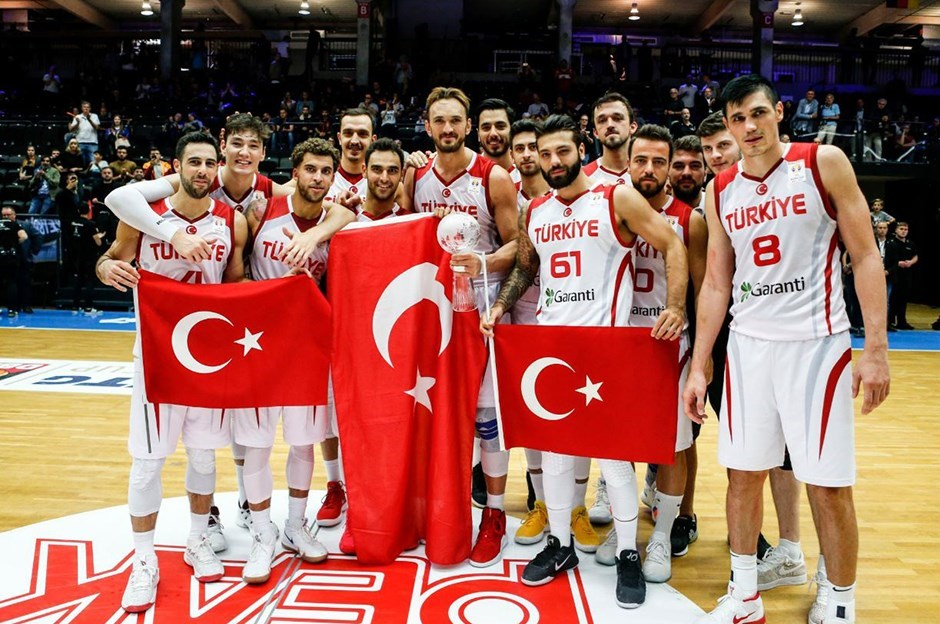
#> input picture MachineLearning/1.jpg, 940 x 624 px
$ python 97ML1.py
#> lines starting #> are read from the running program, lines starting #| are printed output that depends on the picture; after the words box and inside, x2 and y2 are one past the last pixel; in counts of white or black regions, pixels touching at a corner belong together
# original code from: https://techtutorialsx.com/2017/05/02/python-opencv-face-detection-and-counting/
# face_count.py
# faces also checked for the existence of eyes, lips and nose
# Instead of ascii fonts, utf-8 fonts are used

import numpy as np
import cv2
from PIL import Image, ImageDraw, ImageFont
import sys
print(sys.path)


faceCascade = cv2.CascadeClassifier('Cascades/haarcascade_frontalface_default.xml')
eyeCascade = cv2.CascadeClassifier('Cascades/haarcascade_eye.xml')
smileCascade = cv2.CascadeClassifier('Cascades/haarcascade_smile.xml')
noseCascade = cv2.CascadeClassifier('Cascades/haarcascade_mcs_nose.xml')

no_check = False

def print_text(image):  # only english characters
    cv2.putText(image, "Belirlenen yüz sayısı: " + str(faces.shape[0]), (0, image.shape[0] - 10),
                cv2.FONT_HERSHEY_TRIPLEX, 0.5, (0, 0, 0), 1)

def print_utf8_text(image, text, color):  # utf-8 characters
    fontName = 'arial.ttf'  # 'FreeSansBold.ttf' # 'FreeMono.ttf' 'FreeSerifBold.ttf'
    font = ImageFont.truetype(fontName, 18)  # select font
    img_pil = Image.fromarray(image)  # convert image to pillow mode
    draw = ImageDraw.Draw(img_pil)  # prepare image
    draw.text((0, image.shape[0] - 30), text, font=font,
              fill=(color[0], color[1], color[2], 0))  # b,g,r,a
    image = np.array(img_pil)  # convert image to cv2 mode (numpy.array())
    return image

# Check whether face contains any of eyes, lips and nose
def it_contains_eyes(frame, gray, x, y, w, h):
    if no_check: return True
    roi_gray = gray[y:y + h, x:x + w]

    eyes = eyeCascade.detectMultiScale(
        roi_gray,
        scaleFactor=1.05,
        minNeighbors=3,
        minSize=(20, 20)
    )
    count = 0
    for (ex, ey, ew, eh) in eyes:
        count += 1
    if count > 1:
        return True

    smiles = smileCascade.detectMultiScale(
        roi_gray,
        scaleFactor=1.5,
        minNeighbors=5,
        minSize=(3, 3)
    )
    if len(smiles) > 0: return True

    noses = noseCascade.detectMultiScale(
        roi_gray,
        scaleFactor=1.5,
        minNeighbors=5,
        minSize=(3, 3)
    )
    if len(noses) > 0: return True

    return False

imageNames = ['1.jpg','2.png']
for imageName in imageNames:
    image = cv2.imread(imageName)
#> image is the input picture: shape (624, 940, 3); mean B, G, R 88.6, 101, 147.8

    grayImage = cv2.cvtColor(image, cv2.COLOR_BGR2GRAY)
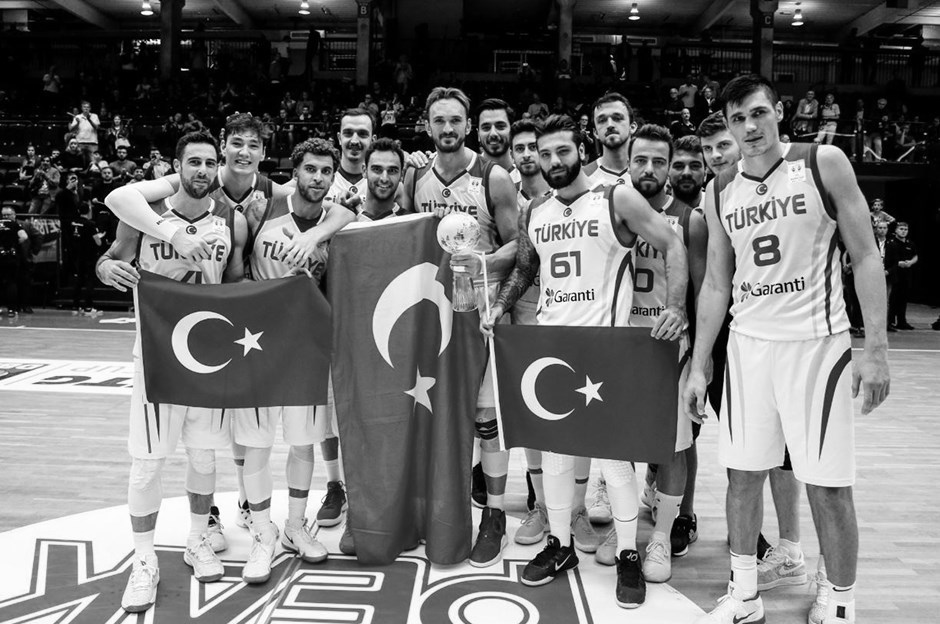
#> grayImage: shape (624, 940); min 0, max 255, mean 113.6

    faces = faceCascade.detectMultiScale(grayImage)
#> faces = 15 rows, first 6: [506, 133, 40, 40], [664, 148, 47, 47], [586, 100, 50, 50], [470, 108, 47, 47], [330, 114, 51, 51], [176, 142, 53, 53]

    print(type(faces))
#| <class 'numpy.ndarray'>

    if len(faces) == 0:
        print("Yüz bulunamadı")
    else:
        print(faces)
#> (printed output is left out)
        print(faces.shape)
#| (15, 4)
        print("Belirlenen yüz sayısı: " + str(faces.shape[0]))
#| Belirlenen yüz sayısı: 15

        say = 0
        for (x, y, w, h) in faces:
            if it_contains_eyes(image, grayImage, x, y, w, h):
                say += 1
                cv2.rectangle(image, (x, y), (x + w, y + h), (0, 255, 0), 1)
#> this loop made 15 passes
#> (x, y, w, h, eyes in it_contains_eyes, say) on pass 14: (717, 92, 64, 64, [[30, 8, 23, 23], [10, 14, 22, 22]], 1)
#> pass 1, in it_contains_eyes, `roi_gray = gray[y:y + h, x:x + w]`:
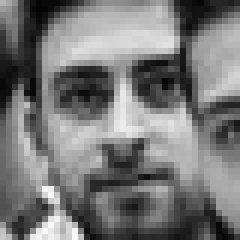
#> roi_gray: shape (40, 40) (shown 6 times larger); min 3, max 250, mean 120.1
#> pass 2, in it_contains_eyes (call 2), `roi_gray = gray[y:y + h, x:x + w]`:
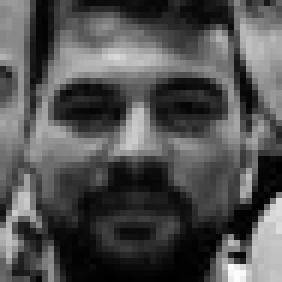
#> roi_gray: shape (47, 47) (shown 6 times larger); min 0, max 252, mean 81
#> pass 3, in it_contains_eyes (call 3), `roi_gray = gray[y:y + h, x:x + w]`:
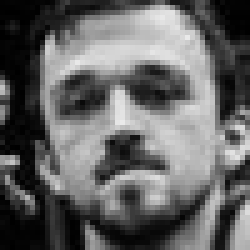
#> roi_gray: shape (50, 50) (shown 5 times larger); min 0, max 234, mean 99.7
#> after the loop:
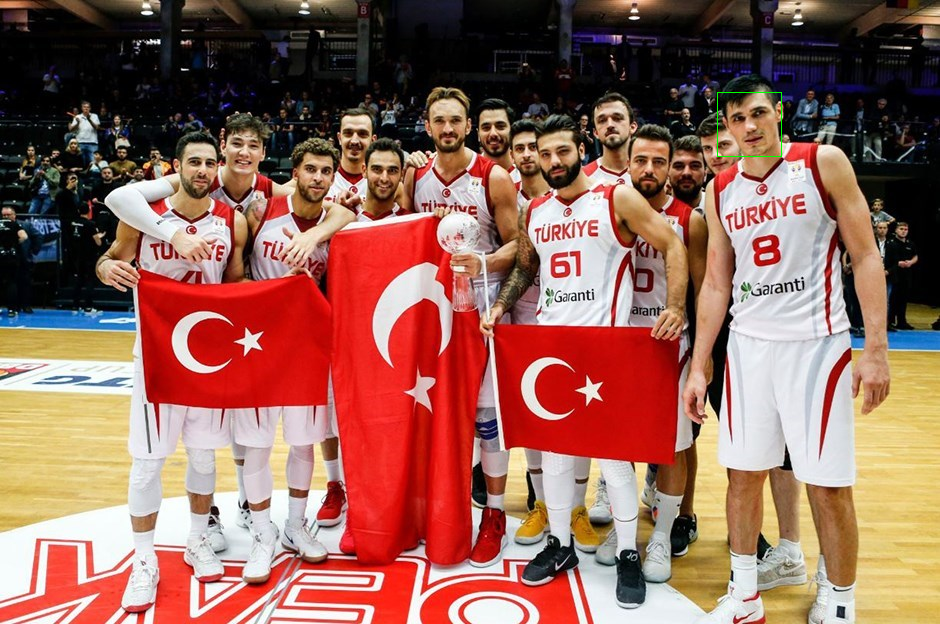
#> image: shape (624, 940, 3); 0.04% of pixels changed, all inside (x1, y1, x2, y2) = (717, 92, 782, 157)
#> after the loop, say = 1

        cv2.rectangle(image, ((0, image.shape[0] - 25)), (270, image.shape[0]), (255, 255, 255), -1)
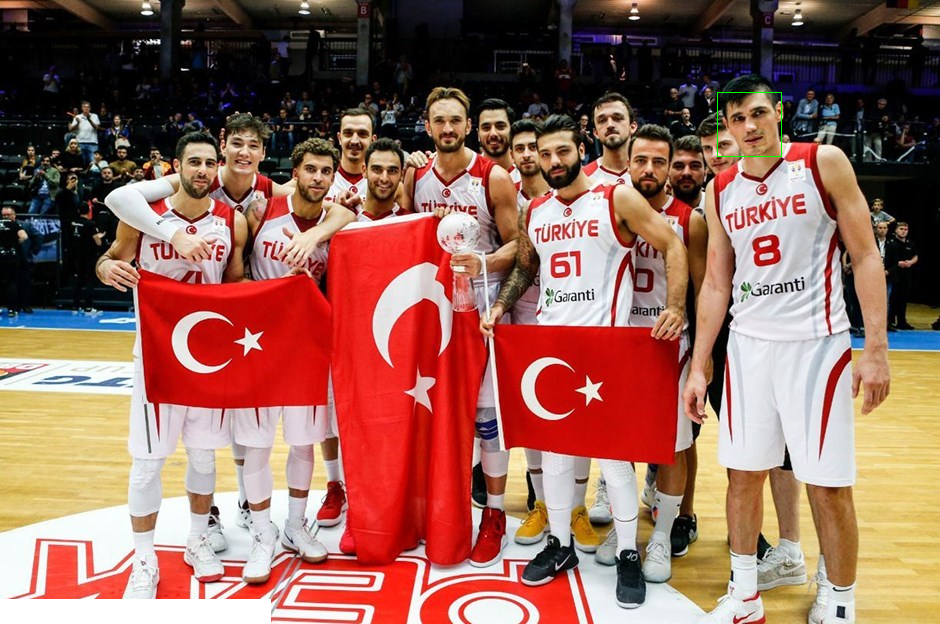
#> image: shape (624, 940, 3); 1.15% of pixels changed, all inside (x1, y1, x2, y2) = (0, 599, 271, 624)
        # print_text()
        text = "Belirlenen yüz sayısı: " + str(say)  # , (0, image.shape[0] - 10)
#> text = 'Belirlenen yüz sayısı: 1'
        color = (0, 0, 0)
        image = print_utf8_text(image, text, color)
#> in print_utf8_text, `image = np.array(img_pil)`:
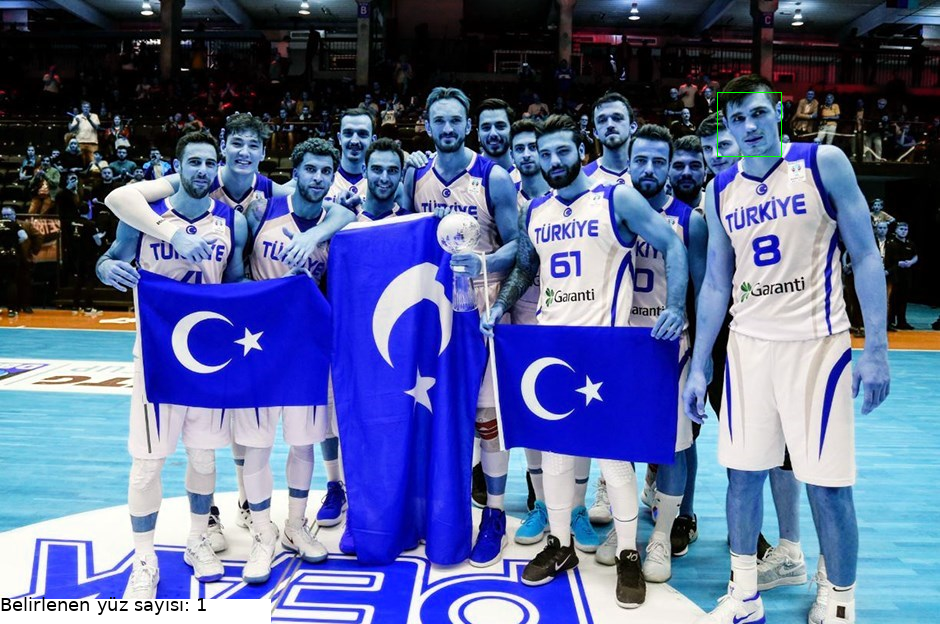
#> image: shape (624, 940, 3); mean R, G, B 89.8, 102.2, 147.7

        cv2.imshow('Imaj', image)
        cv2.waitKey(0)
        cv2.destroyAllWindows()
#> pass 2 of the loop `for imageName in imageNames:`:
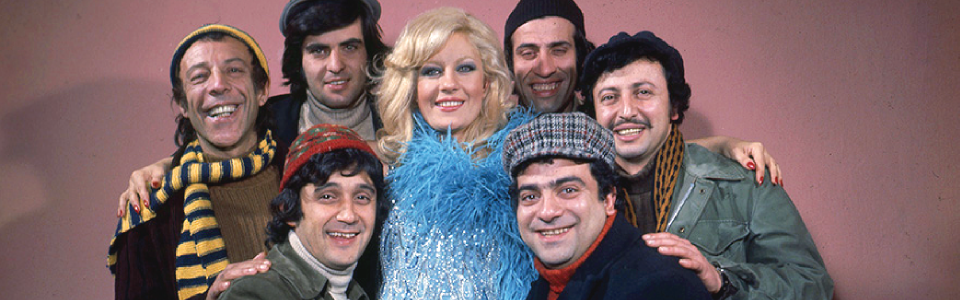
#> input picture MachineLearning/2.png, 1920 x 600 px (shown at 1/2 size)
#> image is the input picture: shape (600, 1920, 3); mean B, G, R 103.6, 100.7, 121.8
#> grayImage: shape (600, 1920)
#> faces = [[1356, 329, 86, 86], [1001, 36, 169, 169], [819, 202, 152, 152], [602, 327, 179, 179], [585, 37, 167, 167], [809, 74, 173, 173], [747, 84, 166, 166], [1164, 119, 186, 186], [340, 76, 184, 184], [996, 305, 209, 209]]
#| <class 'numpy.ndarray'>
#| [[1356  329   86   86]
#|  [1001   36  169  169]
#|  [ 819  202  152  152]
#|  [ 602  327  179  179]
#|  [ 585   37  167  167]
#|  [ 809   74  173  173]
#> (further printed lines are left out)
#| (10, 4)
#| Belirlenen yüz sayısı: 10
#> the loop `for (x, y, w, h) in faces:` made 10 passes
#> (x, y, w, h, eyes in it_contains_eyes) on passes 1, 2, 4, 5, 6: (1356, 329, 86, 86, [[36, 40, 23, 23]]), (1001, 36, 169, 169, [[94, 45, 42, 42], [28, 35, 59, 59]]), (602, 327, 179, 179, [[98, 48, 43, 43], [26, 44, 48, 48]]), (585, 37, 167, 167, [[113, 46, 25, 25], [87, 38, 39, 39], [36, 41, 49, 49]]), (809, 74, 173, 173, [[98, 42, 43, 43], [58, 109, 51, 51], [32, 44, 48, 48]])
#> after the loop `for (x, y, w, h) in faces:`:
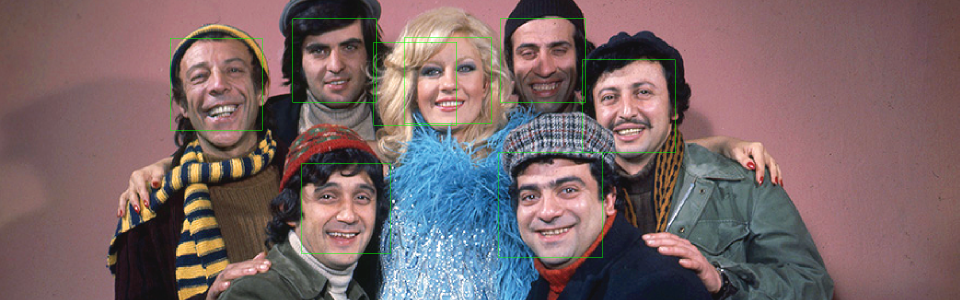
#> image: shape (600, 1920, 3) (shown at 1/2 size); 0.49% of pixels changed, all inside (x1, y1, x2, y2) = (340, 36, 1351, 515)
#> after the loop `for (x, y, w, h) in faces:`: say = 8
#> text = 'Belirlenen yüz sayısı: 8'
#> in print_utf8_text (call 2), `image = np.array(img_pil)`:
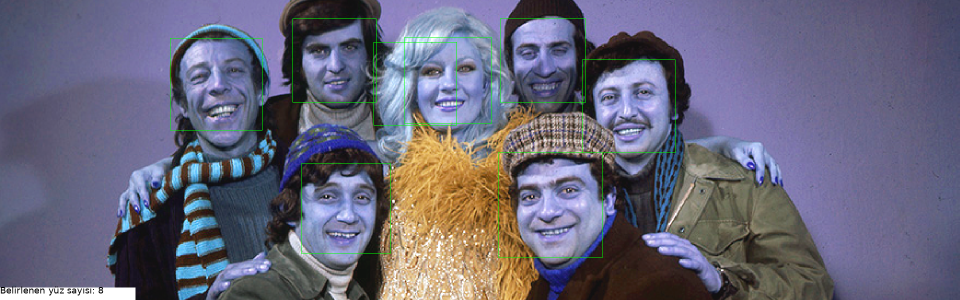
#> image: shape (600, 1920, 3) (shown at 1/2 size); mean R, G, B 103.9, 102.3, 121.9
